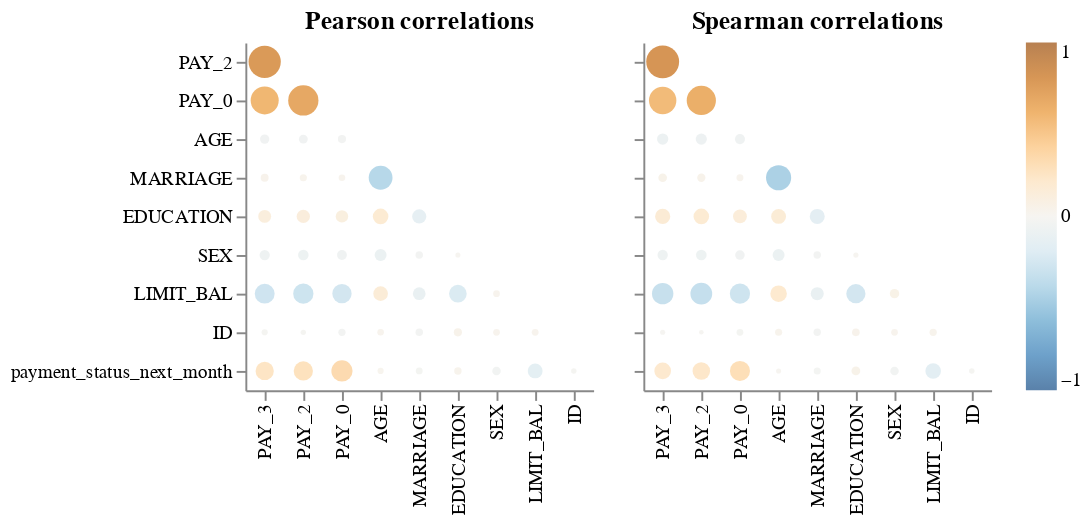

The notebook cell this image was saved under:
### Markdown cell above
## 🔍 Correlation Analysis Explained 

**Correlation** measures how closely two variables move together. It’s a number between -1 and 1:  
- **1** means two variables increase together perfectly,  
- **-1** means one increases while the other decreases perfectly,  
- **0** means no relationship.

---

### What We Found in the Data:

### 1. **Payment Behavior Over Time**

- The payment statuses for different months (like `PAY_0`, `PAY_2`, `PAY_3`, etc.) are **strongly correlated** with each other.  
- For example, `PAY_0` and `PAY_2` have a correlation of **0.67**, which is quite high.  
- This means if a client misses a payment one month, they are **likely to miss payments in the following months** too.  
- Payment behavior is consistent over time.

---

### 2. **Bill Amounts Over Time**

- The amounts clients owe each month (`BILL_AMT1`, `BILL_AMT2`, etc.) also show **very strong correlations** with each other.  
- For example, `BILL_AMT1` and `BILL_AMT2` correlate at **0.89**, indicating these amounts tend to be **very similar from month to month**.  
- This suggests people’s spending or outstanding bills are quite stable across months.

---

### 3. **Payments vs. Bills**

- The amounts paid (`PAY_AMT1`, etc.) have a **moderate correlation** with the amounts billed (`BILL_AMT1`, etc.).  
- For example, `PAY_AMT1` and `BILL_AMT1` correlate at **0.24**, which means there is some relationship but it’s not very strong.  
- This suggests people do **not always pay the full bill amount** each month; payments might be partial or irregular.

---

### 4. **Demographic Variables**

- Features like `SEX`, `EDUCATION`, `MARRIAGE`, and `AGE` show **weak correlations** with payments and bills.  
- For example, `SEX` has almost no correlation with payment or bill amounts, meaning gender likely does **not strongly affect** how someone pays or spends.  
- `AGE` and `MARRIAGE` have a **moderate negative correlation (-0.41)**, suggesting **younger people tend to be unmarried**.

---

### 5. **Credit Limit and Bills**

- `LIMIT_BAL` (credit limit) shows a **moderate positive correlation** (about 0.28 to 0.30) with bill amounts.  
- This means people with **higher credit limits generally have higher bills**, which makes sense because they can spend more.

---

### Summary:

- Payment and bill patterns are **stable and related over time**.  
- Payments only moderately match bill amounts, showing **partial or inconsistent payments**.  
- Demographic variables like gender or education don’t strongly influence payment behavior.  
- Credit limits moderately affect how much clients owe.

Understanding these relationships helps us build better models by knowing which features are linked and which ones provide unique information.

### Code cell
# Ensure the images directory exists (or use 'plots' or 'exports' folder)
os.makedirs('images', exist_ok=True)

# Prepare data (first 10 columns including target + features)
data_for_corr = pd.concat((y_train, X_train), axis=1).iloc[:, :10]

# Generate the correlation plot
corr_plot = aly.corr(data_for_corr)

# Save as interactive HTML (best for Altair/ally plots)
corr_plot.save('images/correlation_analysis.html')
aly.corr(pd.concat((y_train, X_train), axis=1).iloc[:, :10])

### Figure 1 — Vega specification as saved in the notebook (floating-point values rounded to 4 significant figures)
{"$schema": "https://vega.github.io/schema/vega/v5.json", "data": [{"name": "source_0"}, {"name": "data_0", "values": [{"abs_value": 0.01082, "index": "ID", "value": -0.01082, "variable": "payment_status_next_month"}, {"abs_value": 0.1543, "index": "LIMIT_BAL", "value": -0.1543, "variable": "payment_status_next_month"}, {"abs_value": 0.04308, "index": "SEX", "value": -0.04308, "variable": "payment_status_next_month"}, {"abs_value": 0.03015, "index": "EDUCATION", "value": 0.03015, "variable": "payment_status_next_month"}, {"abs_value": 0.02383, "index": "MARRIAGE", "value": -0.02383, "variable": "payment_status_next_month"}, {"abs_value": 0.01709, "index": "AGE", "value": 0.01709, "variable": "payment_status_next_month"}, {"abs_value": 0.3258, "index": "PAY_0", "value": 0.3258, "variable": "payment_status_next_month"}, {"abs_value": 0.2668, "index": "PAY_2", "value": 0.2668, "variable": "payment_status_next_month"}, {"abs_value": 0.2383, "index": "PAY_3", "value": 0.2383, "variable": "payment_status_next_month"}, {"abs_value": 0.0677, "index": "PAY_3", "value": -0.0677, "variable": "SEX"}, {"abs_value": 0.07221, "index": "PAY_2", "value": -0.07221, "variable": "SEX"}, {"abs_value": 0.06159, "index": "PAY_0", "value": -0.06159, "variable": "SEX"}, {"abs_value": 0.09597, "index": "AGE", "value": -0.09597, "variable": "SEX"}, {"abs_value": 0.03024, "index": "MARRIAGE", "value": -0.03024, "variable": "SEX"}, {"abs_value": 0.00846, "index": "EDUCATION", "value": 0.00846, "variable": "SEX"}, {"abs_value": 0.7686, "index": "PAY_3", "value": 0.7686, "variable": "PAY_2"}, {"abs_value": 0.5785, "index": "PAY_3", "value": 0.5785, "variable": "PAY_0"}, {"abs_value": 0.6748, "index": "PAY_2", "value": 0.6748, "variable": "PAY_0"}, {"abs_value": 0.03575, "index": "PAY_3", "value": 0.03575, "variable": "MARRIAGE"}, {"abs_value": 0.02719, "index": "PAY_2", "value": 0.02719, "variable": "MARRIAGE"}, {"abs_value": 0.02077, "index": "PAY_0", "value": 0.02077, "variable": "MARRIAGE"}, {"abs_value": 0.414, "index": "AGE", "value": -0.414, "variable": "MARRIAGE"}, {"abs_value": 0.2972, "index": "PAY_2", "value": -0.2972, "variable": "LIMIT_BAL"}, {"abs_value": 0.02247, "index": "SEX", "value": 0.02247, "variable": "LIMIT_BAL"}, {"abs_value": 0.2227, "index": "EDUCATION", "value": -0.2227, "variable": "LIMIT_BAL"}, {"abs_value": 0.1094, "index": "MARRIAGE", "value": -0.1094, "variable": "LIMIT_BAL"}, {"abs_value": 0.149, "index": "AGE", "value": 0.149, "variable": "LIMIT_BAL"}, {"abs_value": 0.2688, "index": "PAY_0", "value": -0.2688, "variable": "LIMIT_BAL"}, {"abs_value": 0.2857, "index": "PAY_3", "value": -0.2857, "variable": "LIMIT_BAL"}, {"abs_value": 0.01706, "index": "PAY_3", "value": -0.01706, "variable": "ID"}, {"abs_value": 0.0238, "index": "LIMIT_BAL", "value": 0.0238, "variable": "ID"}, {"abs_value": 0.02292, "index": "SEX", "value": 0.02292, "variable": "ID"}, {"abs_value": 0.03878, "index": "EDUCATION", "value": 0.03878, "variable": "ID"}, {"abs_value": 0.03024, "index": "MARRIAGE", "value": -0.03024, "variable": "ID"}, {"abs_value": 0.02146, "index": "AGE", "value": 0.02146, "variable": "ID"}, {"abs_value": 0.02813, "index": "PAY_0", "value": -0.02813, "variable": "ID"}, {"abs_value": 0.01015, "index": "PAY_2", "value": -0.01015, "variable": "ID"}, {"abs_value": 0.1704, "index": "AGE", "value": 0.1704, "variable": "EDUCATION"}, {"abs_value": 0.1056, "index": "PAY_0", "value": 0.1056, "variable": "EDUCATION"}, {"abs_value": 0.1224, "index": "PAY_2", "value": 0.1224, "variable": "EDUCATION"}, {"abs_value": 0.1133, "index": "PAY_3", "value": 0.1133, "variable": "EDUCATION"}, {"abs_value": 0.1391, "index": "MARRIAGE", "value": -0.1391, "variable": "EDUCATION"}, {"abs_value": 0.03905, "index": "PAY_0", "value": -0.03905, "variable": "AGE"}, {"abs_value": 0.04803, "index": "PAY_2", "value": -0.04803, "variable": "AGE"}, {"abs_value": 0.05383, "index": "PAY_3", "value": -0.05383, "variable": "AGE"}]}, {"name": "source_1"}, {"name": "data_1", "values": [{"abs_value": 0.01087, "index": "ID", "value": -0.01087, "variable": "payment_status_next_month"}, {"abs_value": 0.1705, "index": "LIMIT_BAL", "value": -0.1705, "variable": "payment_status_next_month"}, {"abs_value": 0.04308, "index": "SEX", "value": -0.04308, "variable": "payment_status_next_month"}, {"abs_value": 0.04698, "index": "EDUCATION", "value": 0.04698, "variable": "payment_status_next_month"}, {"abs_value": 0.02602, "index": "MARRIAGE", "value": -0.02602, "variable": "payment_status_next_month"}, {"abs_value": 0.008175, "index": "AGE", "value": 0.008175, "variable": "payment_status_next_month"}, {"abs_value": 0.2909, "index": "PAY_0", "value": 0.2909, "variable": "payment_status_next_month"}, {"abs_value": 0.2198, "index": "PAY_2", "value": 0.2198, "variable": "payment_status_next_month"}, {"abs_value": 0.1972, "index": "PAY_3", "value": 0.1972, "variable": "payment_status_next_month"}, {"abs_value": 0.06889, "index": "PAY_3", "value": -0.06889, "variable": "SEX"}, {"abs_value": 0.07438, "index": "PAY_2", "value": -0.07438, "variable": "SEX"}, {"abs_value": 0.05717, "index": "PAY_0", "value": -0.05717, "variable": "SEX"}, {"abs_value": 0.09541, "index": "AGE", "value": -0.09541, "variable": "SEX"}, {"abs_value": 0.03013, "index": "MARRIAGE", "value": -0.03013, "variable": "SEX"}, {"abs_value": 0.009355, "index": "EDUCATION", "value": 0.009355, "variable": "SEX"}, {"abs_value": 0.8, "index": "PAY_3", "value": 0.8, "variable": "PAY_2"}, {"abs_value": 0.5521, "index": "PAY_3", "value": 0.5521, "variable": "PAY_0"}, {"abs_value": 0.6304, "index": "PAY_2", "value": 0.6304, "variable": "PAY_0"}, {"abs_value": 0.04521, "index": "PAY_3", "value": 0.04521, "variable": "MARRIAGE"}, {"abs_value": 0.04004, "index": "PAY_2", "value": 0.04004, "variable": "MARRIAGE"}, {"abs_value": 0.02512, "index": "PAY_0", "value": 0.02512, "variable": "MARRIAGE"}, {"abs_value": 0.463, "index": "AGE", "value": -0.463, "variable": "MARRIAGE"}, {"abs_value": 0.3435, "index": "PAY_2", "value": -0.3435, "variable": "LIMIT_BAL"}, {"abs_value": 0.05516, "index": "SEX", "value": 0.05516, "variable": "LIMIT_BAL"}, {"abs_value": 0.2652, "index": "EDUCATION", "value": -0.2652, "variable": "LIMIT_BAL"}, {"abs_value": 0.117, "index": "MARRIAGE", "value": -0.117, "variable": "LIMIT_BAL"}, {"abs_value": 0.1936, "index": "AGE", "value": 0.1936, "variable": "LIMIT_BAL"}, {"abs_value": 0.2953, "index": "PAY_0", "value": -0.2953, "variable": "LIMIT_BAL"}, {"abs_value": 0.3318, "index": "PAY_3", "value": -0.3318, "variable": "LIMIT_BAL"}, {"abs_value": 0.008404, "index": "PAY_3", "value": -0.008404, "variable": "ID"}, {"abs_value": 0.02808, "index": "LIMIT_BAL", "value": 0.02808, "variable": "ID"}, {"abs_value": 0.02292, "index": "SEX", "value": 0.02292, "variable": "ID"}, {"abs_value": 0.03337, "index": "EDUCATION", "value": 0.03337, "variable": "ID"}, {"abs_value": 0.02989, "index": "MARRIAGE", "value": -0.02989, "variable": "ID"}, {"abs_value": 0.02682, "index": "AGE", "value": 0.02682, "variable": "ID"}, {"abs_value": 0.02308, "index": "PAY_0", "value": -0.02308, "variable": "ID"}, {"abs_value": 0.004491, "index": "PAY_2", "value": -0.004491, "variable": "ID"}, {"abs_value": 0.154, "index": "AGE", "value": 0.154, "variable": "EDUCATION"}, {"abs_value": 0.1329, "index": "PAY_0", "value": 0.1329, "variable": "EDUCATION"}, {"abs_value": 0.17, "index": "PAY_2", "value": 0.17, "variable": "EDUCATION"}, {"abs_value": 0.1625, "index": "PAY_3", "value": 0.1625, "variable": "EDUCATION"}, {"abs_value": 0.1574, "index": "MARRIAGE", "value": -0.1574, "variable": "EDUCATION"}, {"abs_value": 0.06464, "index": "PAY_0", "value": -0.06464, "variable": "AGE"}, {"abs_value": 0.08262, "index": "PAY_2", "value": -0.08262, "variable": "AGE"}, {"abs_value": 0.08483, "index": "PAY_3", "value": -0.08483, "variable": "AGE"}]}, {"name": "source_0_concat_0_x_domain_index", "values": [{"index": "ID", "sort_field": 8.0}, {"index": "LIMIT_BAL", "sort_field": 7.0}, {"index": "SEX", "sort_field": 6.0}, {"index": "EDUCATION", "sort_field": 5.0}, {"index": "MARRIAGE", "sort_field": 4.0}, {"index": "AGE", "sort_field": 3.0}, {"index": "PAY_0", "sort_field": 2.0}, {"index": "PAY_2", "sort_field": 1.0}, {"index": "PAY_3", "sort_field": 0.0}]}, {"name": "source_0_concat_0_y_domain_variable", "values": [{"sort_field": 8.0, "variable": "payment_status_next_month"}, {"sort_field": 5.0, "variable": "SEX"}, {"sort_field": 0.0, "variable": "PAY_2"}, {"sort_field": 1.0, "variable": "PAY_0"}, {"sort_field": 3.0, "variable": "MARRIAGE"}, {"sort_field": 6.0, "variable": "LIMIT_BAL"}, {"sort_field": 7.0, "variable": "ID"}, {"sort_field": 4.0, "variable": "EDUCATION"}, {"sort_field": 2.0, "variable": "AGE"}]}, {"name": "source_1_concat_1_x_domain_index", "values": [{"index": "ID", "sort_field": 8.0}, {"index": "LIMIT_BAL", "sort_field": 7.0}, {"index": "SEX", "sort_field": 6.0}, {"index": "EDUCATION", "sort_field": 5.0}, {"index": "MARRIAGE", "sort_field": 4.0}, {"index": "AGE", "sort_field": 3.0}, {"index": "PAY_0", "sort_field": 2.0}, {"index": "PAY_2", "sort_field": 1.0}, {"index": "PAY_3", "sort_field": 0.0}]}, {"name": "source_1_concat_1_y_domain_variable", "values": [{"sort_field": 8.0, "variable": "payment_status_next_month"}, {"sort_field": 5.0, "variable": "SEX"}, {"sort_field": 0.0, "variable": "PAY_2"}, {"sort_field": 1.0, "variable": "PAY_0"}, {"sort_field": 3.0, "variable": "MARRIAGE"}, {"sort_field": 6.0, "variable": "LIMIT_BAL"}, {"sort_field": 7.0, "variable": "ID"}, {"sort_field": 4.0, "variable": "EDUCATION"}, {"sort_field": 2.0, "variable": "AGE"}]}], "signals": [{"name": "concat_0_x_step", "value": 20}, {"name": "concat_0_width", "update": "bandspace(domain('concat_0_x').length, 1, 0.5) * concat_0_x_step"}, {"name": "concat_0_y_step", "value": 20}, {"name": "concat_0_height", "update": "bandspace(domain('concat_0_y').length, 1, 0.5) * concat_0_y_step"}, {"name": "concat_1_x_step", "value": 20}, {"name": "concat_1_width", "update": "bandspace(domain('concat_1_x').length, 1, 0.5) * concat_1_x_step"}, {"name": "concat_1_y_step", "value": 20}, {"name": "concat_1_height", "update": "bandspace(domain('concat_1_y').length, 1, 0.5) * concat_1_y_step"}], "marks": [{"type": "group", "name": "concat_0_group", "encode": {"update": {"height": {"signal": "concat_0_height"}, "width": {"signal": "concat_0_width"}}}, "marks": [{"type": "symbol", "name": "concat_0_marks", "from": {"data": "data_0"}, "encode": {"update": {"shape": {"value": "circle"}, "x": {"field": "index", "scale": "concat_0_x"}, "tooltip": {"signal": "{\"corr\": format(datum[\"value\"], \".2f\"), \"x\": isValid(datum[\"index\"]) ? datum[\"index\"] : \"\"+datum[\"index\"], \"y\": isValid(datum[\"variable\"]) ? datum[\"variable\"] : \"\"+datum[\"variable\"]}"}, "fill": {"field": "value", "scale": "color"}, "y": {"field": "variable", "scale": "concat_0_y"}, "size": {"field": "abs_value", "scale": "size"}, "opacity": {"value": 0.7}}}, "style": ["circle"]}], "axes": [{"scale": "concat_0_x", "grid": false, "labelAngle": 270, "orient": "bottom", "zindex": 0, "labelAlign": "right", "labelBaseline": "middle"}, {"scale": "concat_0_y", "zindex": 0, "orient": "left", "grid": false}], "title": {"text": "Pearson correlations", "frame": "group"}, "style": "cell"}, {"type": "group", "name": "concat_1_group", "encode": {"update": {"width": {"signal": "concat_1_width"}, "height": {"signal": "concat_1_height"}}}, "marks": [{"type": "symbol", "name": "concat_1_marks", "from": {"data": "data_1"}, "encode": {"update": {"tooltip": {"signal": "{\"corr\": format(datum[\"value\"], \".2f\"), \"x\": isValid(datum[\"index\"]) ? datum[\"index\"] : \"\"+datum[\"index\"], \"y\": isValid(datum[\"variable\"]) ? datum[\"variable\"] : \"\"+datum[\"variable\"]}"}, "opacity": {"value": 0.7}, "y": {"field": "variable", "scale": "concat_1_y"}, "size": {"field": "abs_value", "scale": "size"}, "x": {"field": "index", "scale": "concat_1_x"}, "shape": {"value": "circle"}, "fill": {"field": "value", "scale": "color"}}}, "style": ["circle"]}], "axes": [{"scale": "concat_1_x", "labelAlign": "right", "orient": "bottom", "labelAngle": 270, "zindex": 0, "labelBaseline": "middle", "grid": false}, {"scale": "concat_1_y", "labels": false, "orient": "left", "grid": false, "zindex": 0}], "title": {"text": "Spearman correlations", "frame": "group"}, "style": "cell"}], "scales": [{"name": "color", "type": "linear", "domain": [-1, 1], "range": {"scheme": "blueorange"}, "zero": true, "interpolate": "hcl"}, {"name": "size", "type": "linear", "domain": [0, 1], "range": [4, 361], "zero": true}, {"name": "concat_0_x", "type": "point", "domain": {"data": "source_0_concat_0_x_domain_index", "field": "index", "sort": {"op": "max", "field": "sort_field"}}, "range": {"step": {"signal": "concat_0_x_step"}}, "padding": 0.5}, {"name": "concat_0_y", "type": "point", "domain": {"data": "source_0_concat_0_y_domain_variable", "field": "variable", "sort": {"op": "max", "field": "sort_field"}}, "range": {"step": {"signal": "concat_0_y_step"}}, "padding": 0.5}, {"name": "concat_1_x", "type": "point", "domain": {"data": "source_1_concat_1_x_domain_index", "field": "index", "sort": {"op": "max", "field": "sort_field"}}, "range": {"step": {"signal": "concat_1_x_step"}}, "padding": 0.5}, {"name": "concat_1_y", "type": "point", "domain": {"data": "source_1_concat_1_y_domain_variable", "field": "variable", "sort": {"op": "max", "field": "sort_field"}}, "range": {"step": {"signal": "concat_1_y_step"}}, "padding": 0.5}], "padding": 5, "layout": {"padding": 20, "bounds": "full", "align": "each"}, "background": "white", "legends": [{"fill": "color", "gradientLength": {"signal": "clamp(concat_0_height, 64, 200)"}, "encode": {"gradient": {"update": {"opacity": {"value": 0.7}}}}}], "config": {"style": {"cell": {"strokeWidth": 0}}}}
